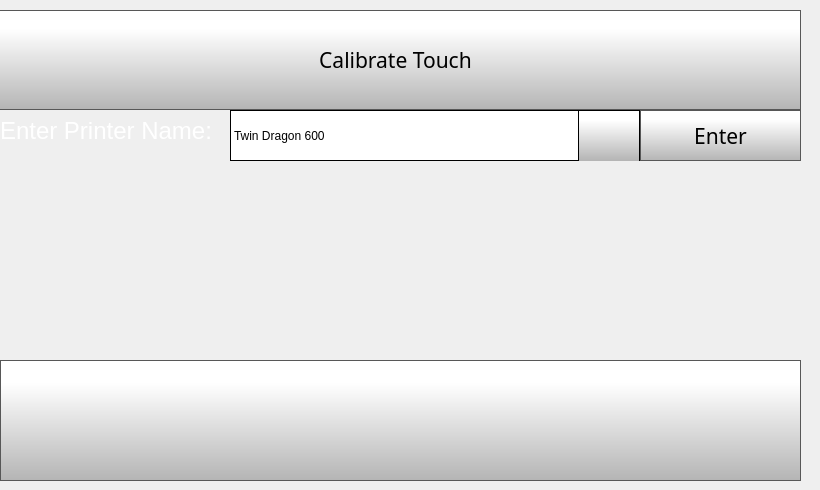
    <widget class="QWidget" name="displaySettingsPage">
     <widget class="QPushButton" name="displaySettingsBackButton">
      <property name="geometry">
       <rect>
        <x>0</x>
        <y>360</y>
        <width>801</width>
        <height>121</height>
       </rect>
      </property>
      <property name="minimumSize">
       <size>
        <width>0</width>
        <height>0</height>
       </size>
      </property>
      <property name="font">
       <font>
        <family>Gotham Light</family>
        <pointsize>16</pointsize>
       </font>
      </property>
      <property name="styleSheet">
       <string notr="true">QPushButton {
     border: 1px solid rgb(87, 87, 87);
	background-color: qlineargradient(spread:pad, x1:0, y1:1, x2:0, y2:0.188, stop:0 rgba(180, 180, 180, 255), stop:1 rgba(255, 255, 255, 255));


}

QPushButton:pressed {
    background-color: qlineargradient(x1: 0, y1: 0, x2: 0, y2: 1,
                                      stop: 0 #dadbde, stop: 1 #f6f7fa);
}

QPushButton:flat {
    border: none; /* no border for a flat push button */
}

QPushButton:default {
    border-color: navy; /* make the default button prominent */
}</string>
      </property>
      <property name="text">
       <string/>
      </property>
      <property name="icon">
       <iconset>
        <normaloff>templates/img/arrows-4.png</normaloff>templates/img/arrows-4.png</iconset>
      </property>
      <property name="iconSize">
       <size>
        <width>50</width>
        <height>50</height>
       </size>
      </property>
      <property name="checkable">
       <bool>false</bool>
      </property>
      <property name="autoDefault">
       <bool>false</bool>
      </property>
      <property name="default">
       <bool>false</bool>
      </property>
      <property name="flat">
       <bool>false</bool>
      </property>
     </widget>
     <widget class="QPushButton" name="calibrateTouch">
      <property name="geometry">
       <rect>
        <x>-10</x>
        <y>10</y>
        <width>811</width>
        <height>100</height>
       </rect>
      </property>
      <property name="minimumSize">
       <size>
        <width>0</width>
        <height>70</height>
       </size>
      </property>
      <property name="font">
       <font>
        <family>Gotham</family>
        <pointsize>16</pointsize>
       </font>
      </property>
      <property name="styleSheet">
       <string notr="true">QPushButton {
     border: 1px solid rgb(87, 87, 87);
	background-color: qlineargradient(spread:pad, x1:0, y1:1, x2:0, y2:0.188, stop:0 rgba(180, 180, 180, 255), stop:1 rgba(255, 255, 255, 255));


}

QPushButton:pressed {
    background-color: qlineargradient(x1: 0, y1: 0, x2: 0, y2: 1,
                                      stop: 0 #dadbde, stop: 1 #f6f7fa);
}

QPushButton:flat {
    border: none; /* no border for a flat push button */
}

QPushButton:default {
    border-color: navy; /* make the default button prominent */
}

QPushButton:focus {
	outline: none;
}</string>
      </property>
      <property name="text">
       <string>Calibrate Touch</string>
      </property>
      <property name="iconSize">
       <size>
        <width>40</width>
        <height>40</height>
       </size>
      </property>
     </widget>
     <widget class="QLabel" name="enterPrinterNameLabel">
      <property name="geometry">
       <rect>
        <x>0</x>
        <y>110</y>
        <width>231</width>
        <height>41</height>
       </rect>
      </property>
      <property name="font">
       <font>
        <pointsize>18</pointsize>
       </font>
      </property>
      <property name="styleSheet">
       <string notr="true">color: rgb(255, 255, 255);</string>
      </property>
      <property name="text">
       <string>Enter Printer Name: </string>
      </property>
     </widget>
     <widget class="QComboBox" name="enterPrinterNameComboBox">
      <property name="geometry">
       <rect>
        <x>230</x>
        <y>110</y>
        <width>411</width>
        <height>51</height>
       </rect>
      </property>
      <property name="styleSheet">
       <string notr="true"> QScrollBar:vertical {
     border: 1px solid black;
border-radius: 5px;
    background-color: rgb(40,40,40);
     width: 60px;
     margin: 67px 0 67px 0;
 }

/* Sets up the color and height of handle */
QScrollBar::handle:vertical {
border-radius: 5px;
background: qlineargradient(spread:pad, x1:0, y1:1, x2:0, y2:0.188, stop:0 rgba(180, 180, 180, 255), stop:1 rgba(255, 255, 255, 255));
min-height: 7px;
}


QScrollBar::add-line:vertical {
     border: 1px solid black;
background: qlineargradient(spread:pad, x1:0, y1:1, x2:0, y2:0.188, stop:0 rgba(180, 180, 180, 255), stop:1 rgba(255, 255, 255, 255));
     height:65px;
border-radius: 5px;
     subcontrol-position: bottom;
     subcontrol-origin: margin;
 }

 QScrollBar::sub-line:vertical {
     border: 1px solid black;
background: qlineargradient(spread:pad, x1:0, y1:1, x2:0, y2:0.188, stop:0 rgba(180, 180, 180, 255), stop:1 rgba(255, 255, 255, 255));
     height: 65px;
border-radius: 5px;
     subcontrol-position: top;
     subcontrol-origin: margin;
 }

QScrollBar::up-arrow:vertical {
 image: url(./templates/img/arrows.png);
    width: 40px;
    height: 40px;
 padding: 5px;
 }
QScrollBar::down-arrow:vertical {
 image: url(./templates/img/arrows-5.png);
    width: 40px;
    height: 40px;
 padding: 5px;
 }

/* need this to get rid of crosshatching on scrollbar background */
QScrollBar::add-page:vertical, QScrollBar::sub-page:vertical {
background: none;
}

QComboBox {
border: 1px solid black;
    padding: 0px 18px 0px 3px;
    min-width: 6em;

}

QComboBox::item {
	color: rgb(0, 0, 0);
}

QComboBox:editable {
    background: white;
}

QComboBox:!editable, QComboBox::drop-down:editable {
background: white;
}

/* QComboBox gets the &quot;on&quot; state when the popup is open */
QComboBox:!editable:on, QComboBox::drop-down:editable:on {
background: white;
}


QComboBox::drop-down {
border-left: 1px solid black;
border-right: 1px solid black;
	background-color: qlineargradient(spread:pad, x1:0, y1:1, x2:0, y2:0.188, stop:0 rgba(180, 180, 180, 255), stop:1 rgba(255, 255, 255, 255));
    width: 60px;
     height: 50px;

}

QComboBox::down-arrow {

image: url(./templates/img/arrows-5.png);
width: 30px;
height: 30px;

}


QComboBox QAbstractItemView {
    selection-background-color: rgb(40, 40, 40);
    background: white;
}</string>
      </property>
      <item>
       <property name="text">
        <string>Twin Dragon 600</string>
       </property>
      </item>
      <item>
       <property name="text">
        <string>Twin Dragon 400</string>
       </property>
      </item>
      <item>
       <property name="text">
        <string>Twin Dragon 300</string>
       </property>
      </item>
      <item>
       <property name="text">
        <string>Twin Dragon 600 x 300</string>
       </property>
      </item>
     </widget>
     <widget class="QPushButton" name="enterPrinterNameButton">
      <property name="geometry">
       <rect>
        <x>640</x>
        <y>110</y>
        <width>161</width>
        <height>51</height>
       </rect>
      </property>
      <property name="font">
       <font>
        <family>Gotham</family>
        <pointsize>16</pointsize>
       </font>
      </property>
      <property name="styleSheet">
       <string notr="true">QPushButton {
     border: 1px solid rgb(87, 87, 87);
	background-color: qlineargradient(spread:pad, x1:0, y1:1, x2:0, y2:0.188, stop:0 rgba(180, 180, 180, 255), stop:1 rgba(255, 255, 255, 255));


}

QPushButton:pressed {
    background-color: qlineargradient(x1: 0, y1: 0, x2: 0, y2: 1,
                                      stop: 0 #dadbde, stop: 1 #f6f7fa);
}

QPushButton:flat {
    border: none; /* no border for a flat push button */
}

QPushButton:default {
    border-color: navy; /* make the default button prominent */
}

QPushButton:focus {
	outline: none;
}</string>
      </property>
      <property name="text">
       <string>Enter</string>
      </property>
      <property name="iconSize">
       <size>
        <width>40</width>
        <height>40</height>
       </size>
      </property>
     </widget>
    </widget>
